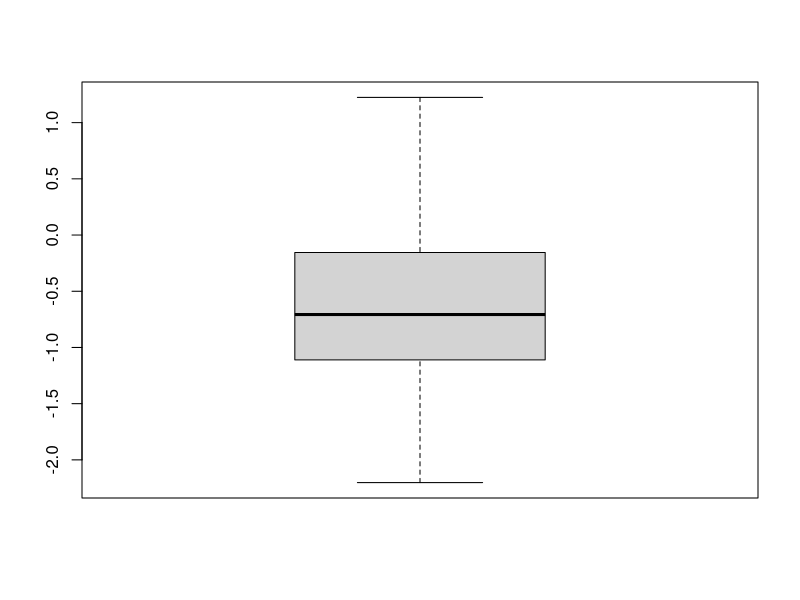
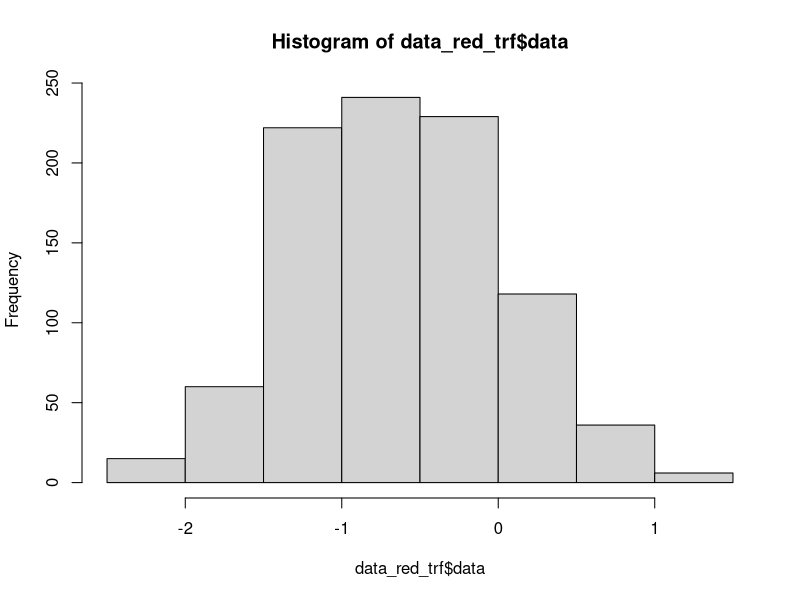
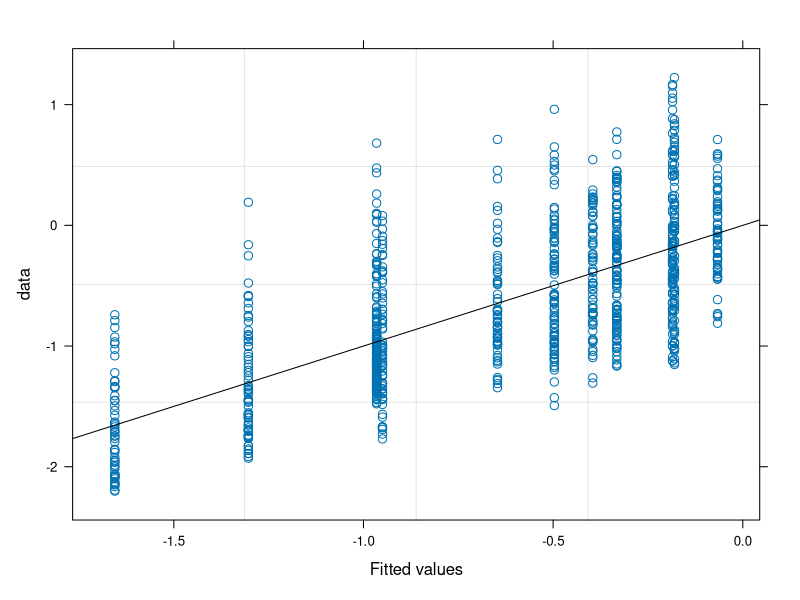
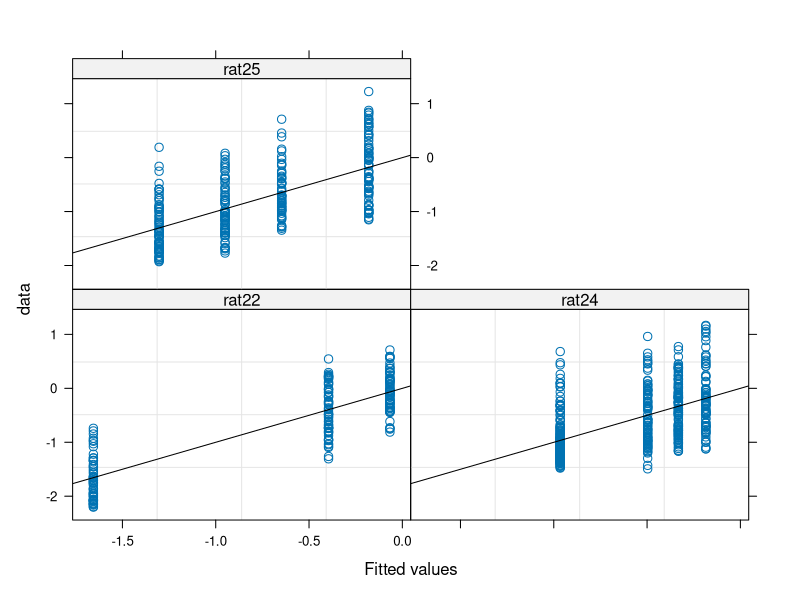
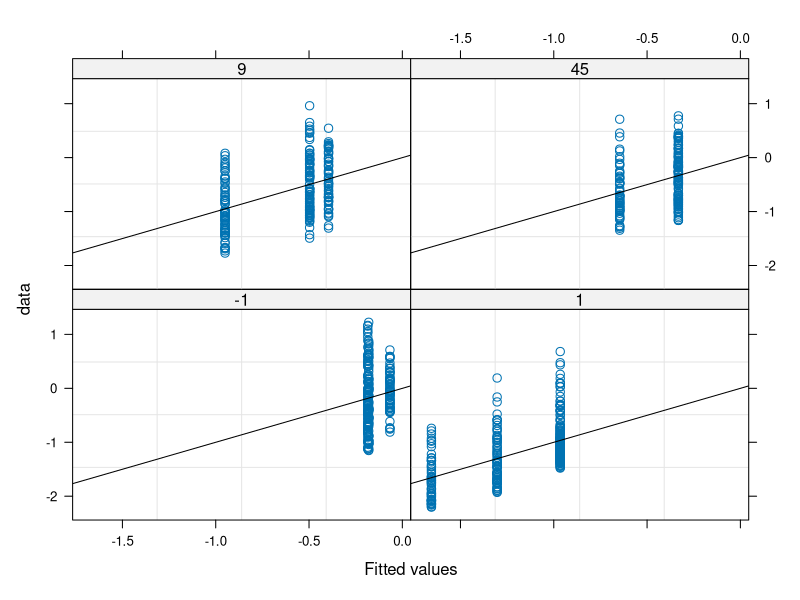
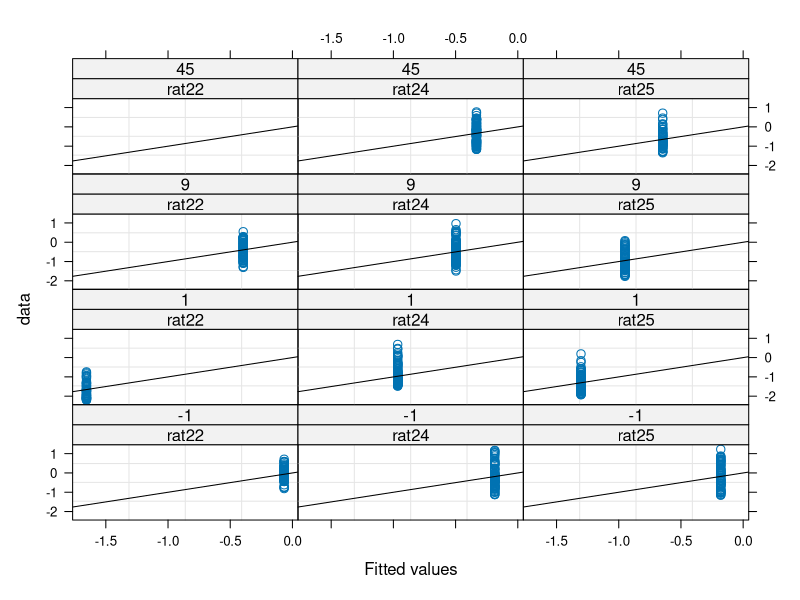
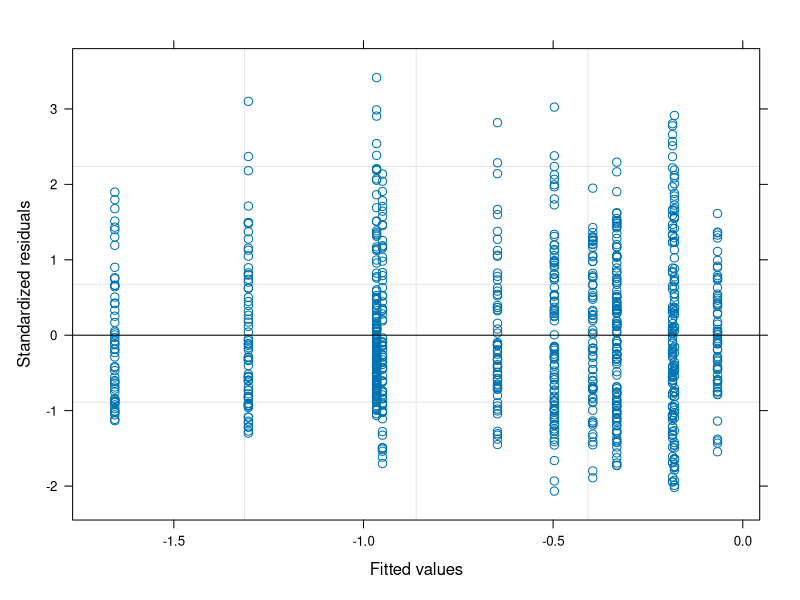
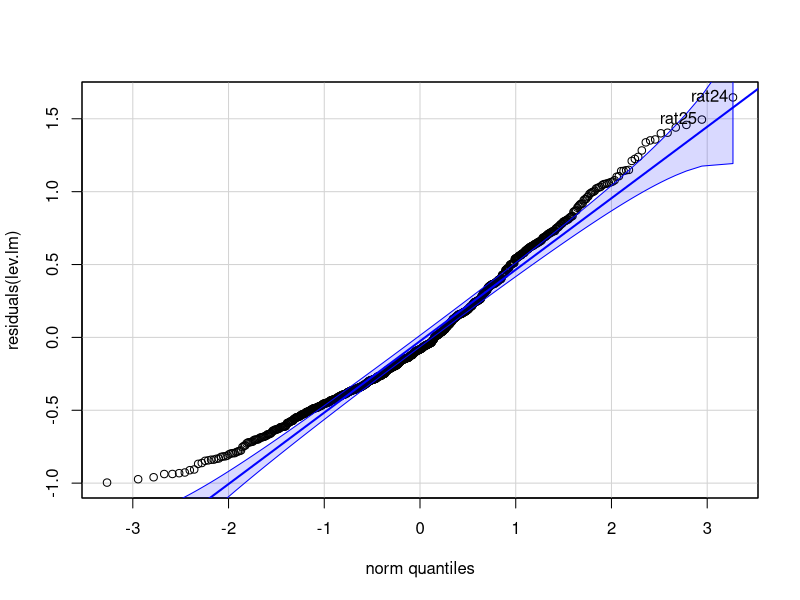

Recreate these plots in R, in order.
require(nlme)
require(graphics)
require(car)
require(MASS)

library(multcomp)

setwd("./")

# empty environment
rm(list=ls())

# load data
data_all = read.csv("./bursts_BFp_SM_GRc.csv")

####################################################################################

# desired muscle
desMuscName <- "GRc"
desMusc     <- as.factor(desMuscName);

# desired days
desDays     <- as.factor(c("-1","1","9","45"));

# desired subjects
desRatID <- as.factor(c("rat21","rat22","rat24","rat25","J5","J9"))

# extract data
data_red <- data_all[data_all$ratID %in% desRatID & data_all$muscle %in% desMusc & data_all$des_days %in% desDays,]

data_red$ratID    <- factor(data_red$ratID)
data_red$muscle   <- factor(data_red$muscle)
data_red$des_days <- as.factor(data_red$des_days)

# Data transformation
data_red_trf      <- data_red
data_red_trf$data <- log(data_red_trf$data)

boxplot(data_red_trf$data)
hist(data_red_trf$data,breaks=10)

############################### Fit model ##########################################

lCtr <- lmeControl(maxIter = 5000, niterEM = 500, msMaxIter=1000, msMaxEval=1000, msVerbose = FALSE, opt = 'optim')

# Days (and intercept) as a random variable (to account for the variability cross subjects)
lev.lm_nonNest_r  <- lme(data ~ des_days, random = ~des_days|ratID, data=data_red_trf, na.action=na.omit, method = "ML", control=lCtr)

lev.lm <- lev.lm_nonNest_r
summary(lev.lm)

############################ assumptions ############################

#### Fitted values

plot(lev.lm, data~fitted(.), abline = c(0,1)) 
plot(lev.lm, data~fitted(.)|ratID, abline = c(0,1))
plot(lev.lm, data~fitted(.)|des_days, abline = c(0,1))
plot(lev.lm, data~fitted(.)|ratID*des_days, abline = c(0,1))


#### Residuals (should have constant variance and be normally distributed)

plot(lev.lm)                       # Residuals (should have constant variance)
qqp(residuals(lev.lm),"norm")      # Residuals (should be normally distributed)

boxplot(residuals(lev.lm))

myx <- seq(min(residuals(lev.lm)), max(residuals(lev.lm)), length.out= 100)
myhist <- hist(residuals(lev.lm),breaks=20)
multiplier <- myhist$counts / myhist$density

varMean <- lev.lm$sigma * mean(fitted(lev.lm)) ^ (2*lev.lm$modelStruct$varStruct)
normal <- dnorm(x = myx, mean = 0, sd = sqrt(varMean))

normal <- dnorm(x = myx, mean = 0, sd = lev.lm$sigma)

lines(myx, normal* multiplier[1], col = "blue", lwd = 2)

shapiro.test(residuals(lev.lm))


#### Random effects (should be normally distributed)

randBase <- ranef(lev.lm)

randEff <- randBase$`(Intercept)`
qqp( randEff )                         # Random effects (should be notmally distributed)
myx <- seq(min(randEff), max(randEff), length.out= 100)
myhist <- hist(randEff)
multiplier <- myhist$counts / myhist$density
normal <- dnorm(x = myx, mean = 0, sd = as.numeric(VarCorr(lev.lm)[1,2]) )
lines(myx, normal*multiplier[1], col = "blue", lwd = 2)

shapiro.test(randEff)

randEff <- randBase$des_days1
qqp( randEff )  

randEff <- randBase$des_days9
qqp( randEff )  

randEff <- randBase$des_days45
qqp( randEff )  

#############################################################################
################################ PREDICTIONS ################################
#############################################################################

# unique values of the factors
pred <- expand.grid(muscle=unique(data_red$muscle),des_days=unique(data_red$des_days))

# polulation level (level=0) predictions
y=predict(lev.lm, level=0, newdata=pred)
pred$pred_val = y

pred <- pred[order(pred$muscle, pred$des_days),]

############ Compute menas ############
# remove non-used columns and NaN
dat_lev.small <- data_red_trf[,c("ratID","muscle","des_days","data")]
dat_lev.small <- dat_lev.small[!is.na(dat_lev.small$data),]

# mean over gait cycle and rats
data_red.mean <- aggregate(dat_lev.small$data, by = list(dat_lev.small$muscle, dat_lev.small$des_days), FUN = 'mean')
colnames(data_red.mean) <- c("muscle","des_days","data_mean")

data_red.mean <- data_red.mean[order(data_red.mean$muscle, data_red.mean$des_days),]

pred$data_mean = data_red.mean$data_mean
pred$diff      = pred$pred_val - pred$data_mean
pred$diff_perc = pred$diff/pred$data_mean*100

# mean over gait cycles for each rat
data_red.meanSbj <- aggregate(dat_lev.small$data, by = list(dat_lev.small$ratID, dat_lev.small$muscle, dat_lev.small$des_days), FUN = 'mean')
colnames(data_red.meanSbj) <- c("ratID","muscle","des_days","data_mean")

# Mean of the means
data_red.meanSbjAll <- aggregate(data_red.meanSbj$data_mean, by = list(data_red.meanSbj$muscle, data_red.meanSbj$des_days), FUN = 'mean')
colnames(data_red.meanSbjAll) <- c("muscle","des_days","data_mean")

pred$data_mean2 = data_red.meanSbjAll$data_mean

pred$diff2      = pred$pred_val - pred$data_mean2
pred$diff_perc2 = pred$diff2/pred$data_mean2*100


###############################################################################
############################# PREDICTIONS SUBJECTS ############################
###############################################################################

# unique values of the factors
pred.sbj <- expand.grid(ratID=unique(data_red$ratID), muscle=unique(data_red$muscle), des_days=unique(data_red$des_days))

# polulation level (level=0) predictions
y=predict(lev.lm, level=1, newdata=pred.sbj)
pred.sbj$pred_val = y

pred.sbj <- pred.sbj[order(pred.sbj$ratID, pred.sbj$muscle, pred.sbj$des_days),]

############ Compute menas ############
# remove non-used columns and NaN
dat_lev.small <- data_red_trf[,c("ratID","muscle","des_days","data")]
dat_lev.small <- dat_lev.small[!is.na(dat_lev.small$data),]

# mean over gait cycles
data_red.mean <- aggregate(dat_lev.small$data, by = list(dat_lev.small$ratID, dat_lev.small$muscle, dat_lev.small$des_days), FUN = 'mean')
colnames(data_red.mean) <- c("ratID","muscle","des_days","data_mean")

data_red.mean <- data_red.mean[order(data_red.mean$ratID, data_red.mean$muscle, data_red.mean$des_days),]

pred.sbj$data_mean <- NA
for(i in 1:dim(pred.sbj)[1]){
  for(j in 1:dim(data_red.mean)[1]){
    if( all(pred.sbj[i,1:3]==data_red.mean[j,1:3]) ){
      pred.sbj[i,]$data_mean<-data_red.mean[j,]$data_mean
    }
  }
}
pred.sbj$data_mean <- as.numeric(pred.sbj$data_mean)

pred.sbj$diff      = pred.sbj$pred_val - pred.sbj$data_mean
pred.sbj$diff_perc = pred.sbj$diff/pred.sbj$data_mean*100

############################ Post-hoc (time as factor) ############################

ph_conditional <- c("des_days1  = 0",
                    "des_days9  = 0",
                    "des_days45 = 0");


lev.ph <- glht(lev.lm, linfct = ph_conditional);
summary(lev.ph, test=adjusted("bonferroni"))
